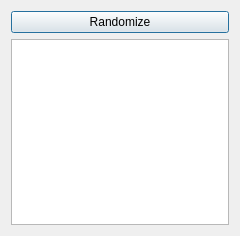
<?xml version="1.0" encoding="UTF-8"?>
<ui version="4.0">
 <class>Dialog</class>
 <widget class="QDialog" name="Dialog">
  <property name="geometry">
   <rect>
    <x>0</x>
    <y>0</y>
    <width>240</width>
    <height>236</height>
   </rect>
  </property>
  <property name="windowTitle">
   <string>Dialog</string>
  </property>
  <layout class="QVBoxLayout" name="verticalLayout">
   <item>
    <widget class="QPushButton" name="pushButton">
     <property name="text">
      <string>Randomize</string>
     </property>
    </widget>
   </item>
   <item>
    <widget class="QListWidget" name="listWidget"/>
   </item>
  </layout>
 </widget>
 <layoutdefault spacing="6" margin="11"/>
 <resources/>
 <connections/>
</ui>
